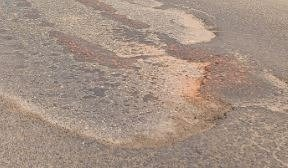
#> input picture ai-services/tests/fixtures/asphalt_damage.jpg, 288 x 168 px
$ python -i features.py   (imports and definitions only)   (older library calls are emulated)
#> lines starting #> are read from the running program, lines starting #| are printed output that depends on the picture
#> further down, picture is the input picture: PIL image 288x168 RGB; mean R, G, B 164.3, 144.7, 131.4
"""Handcrafted image features for the hybrid model: colour, texture (LBP, GLCM), shape (HOG)
and quality. Shared by preprocessing, evaluation and the AI service, so features are computed
the same way everywhere."""

from __future__ import annotations

import numpy as np
from PIL import Image
from skimage.feature import canny, graycomatrix, graycoprops, hog, local_binary_pattern
from skimage.filters import laplace
from skimage.measure import shannon_entropy


def handcrafted(img: Image.Image) -> tuple[np.ndarray, list[str]]:
    rgb = np.asarray(img, dtype=np.float32) / 255.0
    gray_img = img.convert("L")
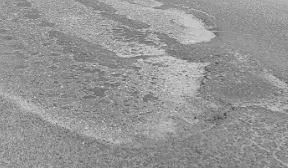
#> gray_img: PIL image 288x168 L; min 60, max 236, mean 149.1
    gray = np.asarray(gray_img, dtype=np.float32) / 255.0
    gray8 = np.asarray(gray_img, dtype=np.uint8)
    hsv = np.asarray(img.convert("HSV"), dtype=np.float32) / 255.0
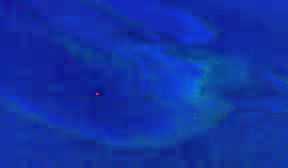
#> hsv: shape (168, 288, 3) float32; mean R, G, B 0.0654, 0.199, 0.644
    values, names = [], []

    def add(vector, prefix: str) -> None:
        vector = np.atleast_1d(np.asarray(vector, dtype=np.float32))
        values.append(vector)
        names.extend(f"{prefix}_{k}" if vector.size > 1 else prefix for k in range(vector.size))

    for c, channel in enumerate("hsv"):
        add(np.histogram(hsv[..., c], bins=8, range=(0, 1))[0] / gray.size, f"hist_{channel}")
#> this loop made 3 passes
#> vector in add on passes 1 to 3: [1, 0, 0, 0, 0, 0, 0, 0.000124], [0.032, 0.824, 0.135, 0.00831, 0.000434, 2.07e-05, 0, 0], [0, 0, 0.000269, 0.0243, 0.42, 0.445, 0.102, 0.00728]
    add(rgb.reshape(-1, 3).mean(0), "rgb_mean")
    add(rgb.reshape(-1, 3).std(0), "rgb_std")
    lbp = local_binary_pattern(gray8, P=8, R=1, method="uniform")
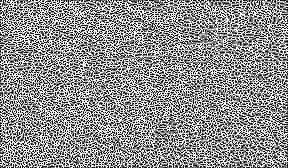
#> lbp: shape (168, 288) float64; min 0, max 9, mean 5.08; drawn with min black and max white
    add(np.histogram(lbp, bins=10, range=(0, 10))[0] / lbp.size, "lbp")
    glcm = graycomatrix(gray8 // 8, distances=[1, 3], angles=[0, np.pi / 2], levels=32, symmetric=True, normed=True)
    for prop in ("contrast", "homogeneity", "energy", "correlation"):
        add(graycoprops(glcm, prop).ravel(), f"glcm_{prop}")
#> this loop made 4 passes
#> vector in add on passes 1 to 4: [3.95, 6.47, 6.81, 7.84], [0.489, 0.42, 0.404, 0.381], [0.144, 0.132, 0.129, 0.127], [0.681, 0.477, 0.452, 0.367]
    add(hog(np.asarray(gray_img.resize((128, 128))), orientations=9, pixels_per_cell=(32, 32), cells_per_block=(2, 2)), "hog")
    add(gray.mean(), "brightness")
    add(gray.std(), "contrast")
    add(laplace(gray).var() * 1e4, "sharpness")
    add(canny(gray, sigma=2).mean(), "edge_density")
    add(shannon_entropy(gray8), "entropy")
    add((gray < 0.15).mean(), "dark_fraction")
    return np.concatenate(values), names

>>> from PIL import Image
>>> picture = Image.open('../../ai-services/tests/fixtures/asphalt_damage.jpg')
>>> result = handcrafted(picture)

$ run again, on ai-services/tests/fixtures/crack.jpg
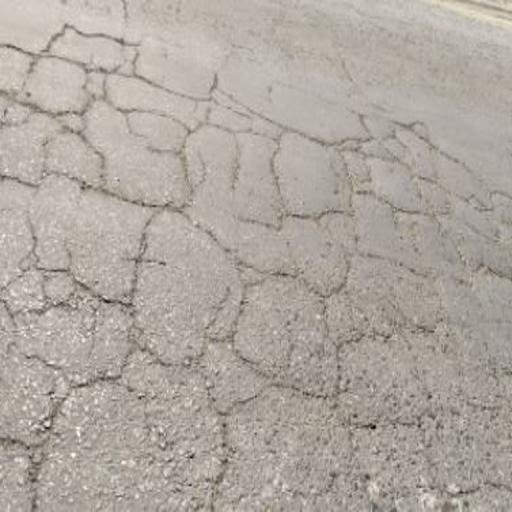
#> input picture ai-services/tests/fixtures/crack.jpg, 512 x 512 px
#> picture is the input picture: PIL image 512x512 RGB; mean R, G, B 175.4, 167.1, 160.5
#> in handcrafted, `hsv = np.asarray(img.convert("HSV"), dtype=np.float32) / 255.0`:
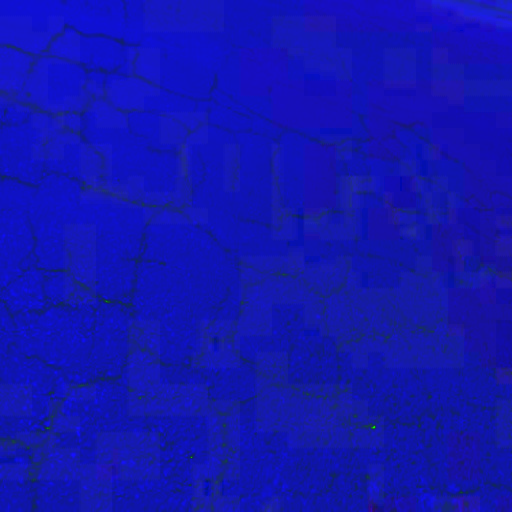
#> hsv: shape (512, 512, 3) float32; mean R, G, B 0.0718, 0.0842, 0.688
#> the loop in handcrafted, `for c, channel in enumerate("hsv"):` made 3 passes
#> vector in add on pass 1: [0.999, 0.00109, 0, 0, 0, 0, 0, 0]
#> in handcrafted, `lbp = local_binary_pattern(gray8, P=8, R=1, method="uniform")`:
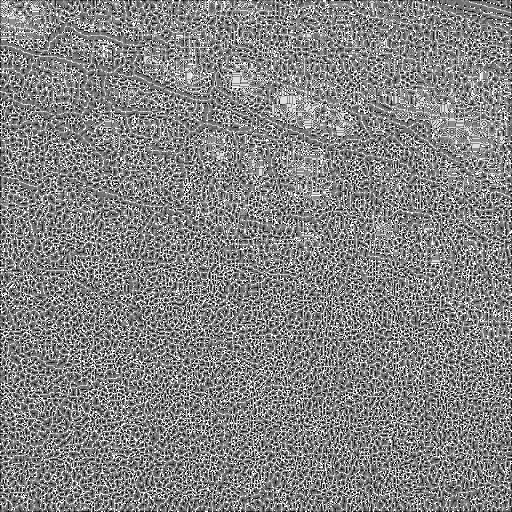
#> lbp: shape (512, 512) float64; min 0, max 9, mean 4.65; drawn with min black and max white
#> the loop in handcrafted, `for prop in ("contrast", "homogeneity", "energy", "correlation"):` made 4 passes
#> vector in add on passes 1 to 4: [1.22, 1.26, 4.3, 4.96], [0.702, 0.706, 0.532, 0.523], [0.213, 0.216, 0.165, 0.163], [0.894, 0.89, 0.624, 0.566]

$ run again, on ai-services/tests/fixtures/pothole.jpg
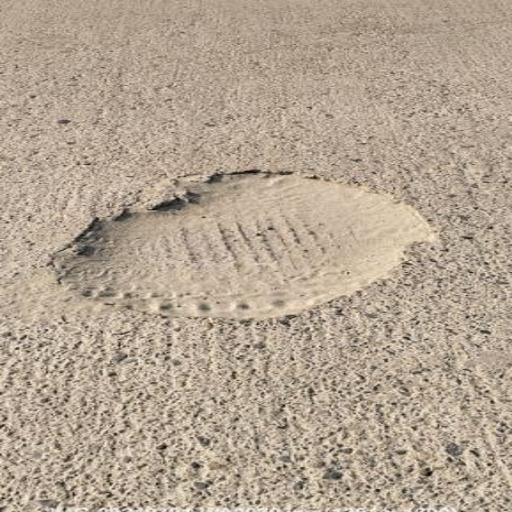
#> input picture ai-services/tests/fixtures/pothole.jpg, 512 x 512 px
#> picture is the input picture: PIL image 512x512 RGB; mean R, G, B 180.2, 164.4, 146.7
#> in handcrafted, `hsv = np.asarray(img.convert("HSV"), dtype=np.float32) / 255.0`:
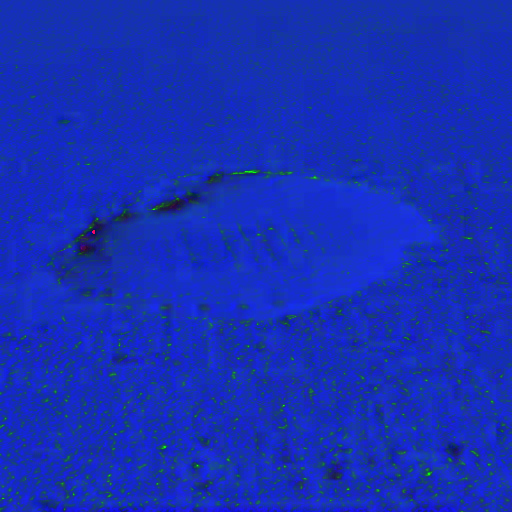
#> hsv: shape (512, 512, 3) float32; mean R, G, B 0.0857, 0.188, 0.706
#> the loop in handcrafted, `for c, channel in enumerate("hsv"):` made 3 passes
#> vector in add on pass 1: [0.999, 0.000969, 6.1e-05, 3.81e-06, 0, 0, 0, 3.81e-05]
#> in handcrafted, `lbp = local_binary_pattern(gray8, P=8, R=1, method="uniform")`:
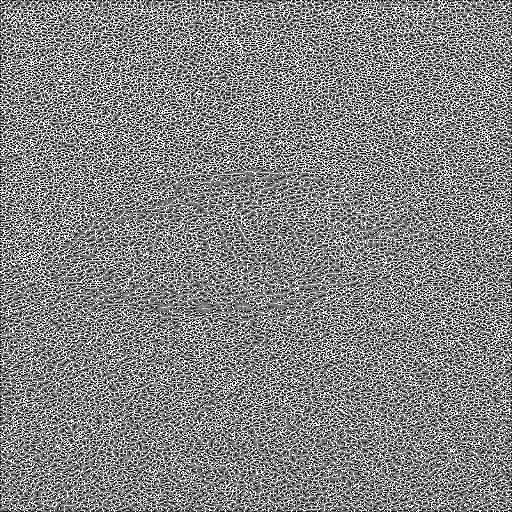
#> lbp: shape (512, 512) float64; min 0, max 9, mean 4.65; drawn with min black and max white
#> the loop in handcrafted, `for prop in ("contrast", "homogeneity", "energy", "correlation"):` made 4 passes
#> vector in add on passes 1 to 4: [4.21, 7.38, 17.26, 17.54], [0.487, 0.411, 0.307, 0.307], [0.127, 0.114, 0.0991, 0.0989], [0.825, 0.693, 0.283, 0.269]
